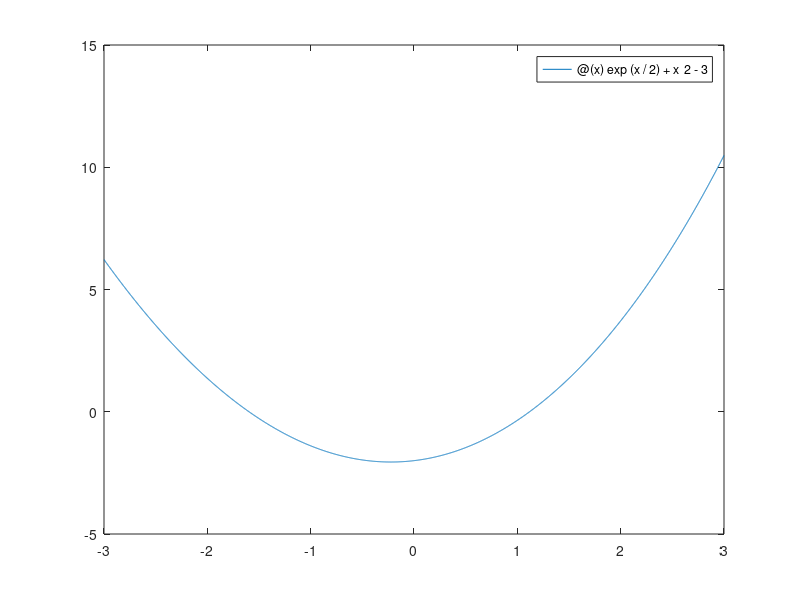
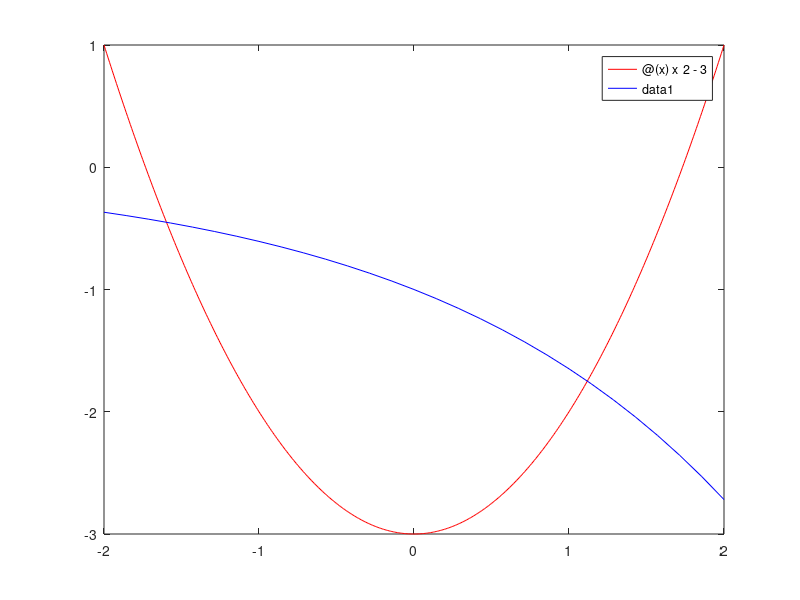

Write MATLAB code to recreate these figures, in order.
f=@ (x)    exp(x/2)+x^2-3

g1=@ (x) x^2-3
g2=@ (x) -exp(x/2)


figure(1)
fplot(f,[-3 3])


figure(2)
fplot(g1,[-2 2], 'r')
hold %une os graficos
fplot(g2,[-2 2], 'b')
